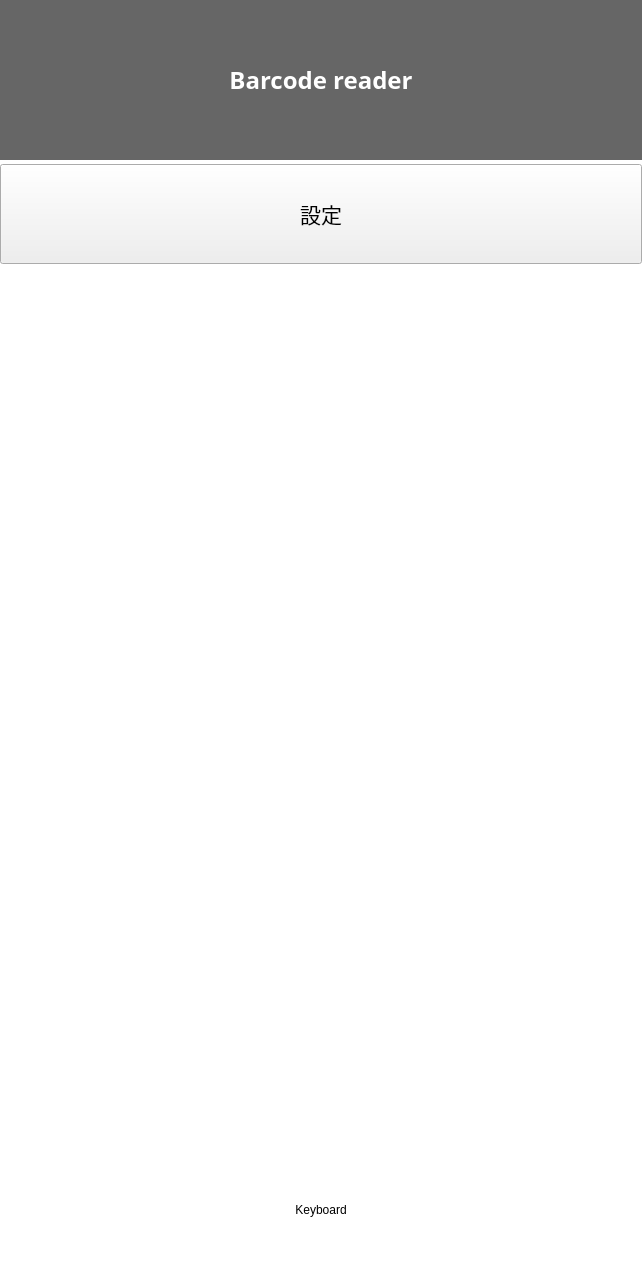
<?xml version="1.0" encoding="UTF-8"?>
<ui version="4.0">
 <class>StageBarcode</class>
 <widget class="QWidget" name="StageBarcode">
  <property name="geometry">
   <rect>
    <x>0</x>
    <y>0</y>
    <width>642</width>
    <height>1280</height>
   </rect>
  </property>
  <property name="windowTitle">
   <string>Form</string>
  </property>
  <layout class="QGridLayout" name="gridLayout">
   <property name="leftMargin">
    <number>0</number>
   </property>
   <property name="topMargin">
    <number>0</number>
   </property>
   <property name="rightMargin">
    <number>0</number>
   </property>
   <property name="bottomMargin">
    <number>0</number>
   </property>
   <property name="spacing">
    <number>0</number>
   </property>
   <item row="0" column="0">
    <widget class="QWidget" name="wBg" native="true">
     <property name="styleSheet">
      <string notr="true">QWidget#wBg{background-color: rgb(255, 255, 255);}
</string>
     </property>
     <layout class="QGridLayout" name="gridLayout_2">
      <property name="leftMargin">
       <number>0</number>
      </property>
      <property name="topMargin">
       <number>0</number>
      </property>
      <property name="rightMargin">
       <number>0</number>
      </property>
      <property name="bottomMargin">
       <number>0</number>
      </property>
      <property name="spacing">
       <number>0</number>
      </property>
      <item row="0" column="0">
       <widget class="QWidget" name="widget" native="true">
        <layout class="QGridLayout" name="gridLayout_3">
         <property name="leftMargin">
          <number>0</number>
         </property>
         <property name="topMargin">
          <number>0</number>
         </property>
         <property name="rightMargin">
          <number>0</number>
         </property>
         <property name="bottomMargin">
          <number>0</number>
         </property>
         <property name="horizontalSpacing">
          <number>0</number>
         </property>
         <property name="verticalSpacing">
          <number>4</number>
         </property>
         <item row="0" column="0">
          <widget class="QWidget" name="wTitle" native="true">
           <property name="minimumSize">
            <size>
             <width>0</width>
             <height>160</height>
            </size>
           </property>
           <property name="maximumSize">
            <size>
             <width>16777215</width>
             <height>160</height>
            </size>
           </property>
           <property name="styleSheet">
            <string notr="true">background-color: rgb(102, 102, 102);</string>
           </property>
           <layout class="QGridLayout" name="gridLayout_5">
            <item row="0" column="0">
             <widget class="QLabel" name="label_3">
              <property name="font">
               <font>
                <family>American Typewriter</family>
                <pointsize>18</pointsize>
                <weight>75</weight>
                <bold>true</bold>
               </font>
              </property>
              <property name="styleSheet">
               <string notr="true">color: rgb(255, 255, 255);</string>
              </property>
              <property name="text">
               <string>Barcode reader</string>
              </property>
              <property name="alignment">
               <set>Qt::AlignCenter</set>
              </property>
             </widget>
            </item>
           </layout>
          </widget>
         </item>
         <item row="2" column="0">
          <widget class="QWidget" name="wBody" native="true">
           <layout class="QGridLayout" name="gridLayout_10">
            <property name="leftMargin">
             <number>5</number>
            </property>
            <property name="topMargin">
             <number>5</number>
            </property>
            <property name="rightMargin">
             <number>5</number>
            </property>
            <property name="bottomMargin">
             <number>20</number>
            </property>
            <item row="0" column="0">
             <widget class="QStackedWidget" name="stackedWidget">
              <property name="maximumSize">
               <size>
                <width>16777215</width>
                <height>880</height>
               </size>
              </property>
              <widget class="QWidget" name="page">
               <layout class="QGridLayout" name="gridLayout_23">
                <property name="leftMargin">
                 <number>5</number>
                </property>
                <property name="topMargin">
                 <number>5</number>
                </property>
                <property name="rightMargin">
                 <number>5</number>
                </property>
                <property name="bottomMargin">
                 <number>5</number>
                </property>
                <item row="3" column="0">
                 <widget class="ItemBarcode" name="vBarcode3" native="true">
                  <property name="minimumSize">
                   <size>
                    <width>0</width>
                    <height>200</height>
                   </size>
                  </property>
                  <property name="maximumSize">
                   <size>
                    <width>16777215</width>
                    <height>400</height>
                   </size>
                  </property>
                 </widget>
                </item>
                <item row="1" column="0">
                 <widget class="ItemBarcode" name="vBarcode1" native="true">
                  <property name="minimumSize">
                   <size>
                    <width>0</width>
                    <height>200</height>
                   </size>
                  </property>
                  <property name="maximumSize">
                   <size>
                    <width>16777215</width>
                    <height>400</height>
                   </size>
                  </property>
                 </widget>
                </item>
                <item row="0" column="0">
                 <widget class="ItemBarcode" name="vBarcode0" native="true">
                  <property name="minimumSize">
                   <size>
                    <width>121</width>
                    <height>200</height>
                   </size>
                  </property>
                  <property name="maximumSize">
                   <size>
                    <width>16777215</width>
                    <height>400</height>
                   </size>
                  </property>
                 </widget>
                </item>
                <item row="2" column="0">
                 <widget class="ItemBarcode" name="vBarcode2" native="true">
                  <property name="minimumSize">
                   <size>
                    <width>0</width>
                    <height>200</height>
                   </size>
                  </property>
                  <property name="maximumSize">
                   <size>
                    <width>16777215</width>
                    <height>400</height>
                   </size>
                  </property>
                 </widget>
                </item>
                <item row="4" column="0">
                 <spacer name="verticalSpacer">
                  <property name="orientation">
                   <enum>Qt::Vertical</enum>
                  </property>
                  <property name="sizeHint" stdset="0">
                   <size>
                    <width>20</width>
                    <height>40</height>
                   </size>
                  </property>
                 </spacer>
                </item>
               </layout>
              </widget>
              <widget class="QWidget" name="page_2"/>
             </widget>
            </item>
            <item row="1" column="0">
             <widget class="QWidget" name="vKeyboard" native="true">
              <property name="minimumSize">
               <size>
                <width>200</width>
                <height>0</height>
               </size>
              </property>
              <layout class="QGridLayout" name="gridLayout_4">
               <item row="0" column="0">
                <widget class="QLabel" name="label">
                 <property name="text">
                  <string>Keyboard</string>
                 </property>
                 <property name="alignment">
                  <set>Qt::AlignCenter</set>
                 </property>
                </widget>
               </item>
              </layout>
             </widget>
            </item>
           </layout>
          </widget>
         </item>
         <item row="1" column="0">
          <widget class="QWidget" name="wSub" native="true">
           <property name="minimumSize">
            <size>
             <width>0</width>
             <height>100</height>
            </size>
           </property>
           <property name="maximumSize">
            <size>
             <width>16777215</width>
             <height>100</height>
            </size>
           </property>
           <layout class="QGridLayout" name="gridLayout_9">
            <property name="leftMargin">
             <number>0</number>
            </property>
            <property name="topMargin">
             <number>0</number>
            </property>
            <property name="rightMargin">
             <number>0</number>
            </property>
            <property name="bottomMargin">
             <number>0</number>
            </property>
            <item row="0" column="0">
             <widget class="QPushButton" name="btnSub0">
              <property name="sizePolicy">
               <sizepolicy hsizetype="Minimum" vsizetype="Minimum">
                <horstretch>0</horstretch>
                <verstretch>0</verstretch>
               </sizepolicy>
              </property>
              <property name="font">
               <font>
                <pointsize>16</pointsize>
               </font>
              </property>
              <property name="text">
               <string>設定</string>
              </property>
             </widget>
            </item>
           </layout>
          </widget>
         </item>
        </layout>
       </widget>
      </item>
     </layout>
    </widget>
   </item>
  </layout>
 </widget>
 <customwidgets>
  <customwidget>
   <class>ItemBarcode</class>
   <extends>QWidget</extends>
   <header>ItemBarcode.h</header>
   <container>1</container>
  </customwidget>
 </customwidgets>
 <resources/>
 <connections/>
</ui>
